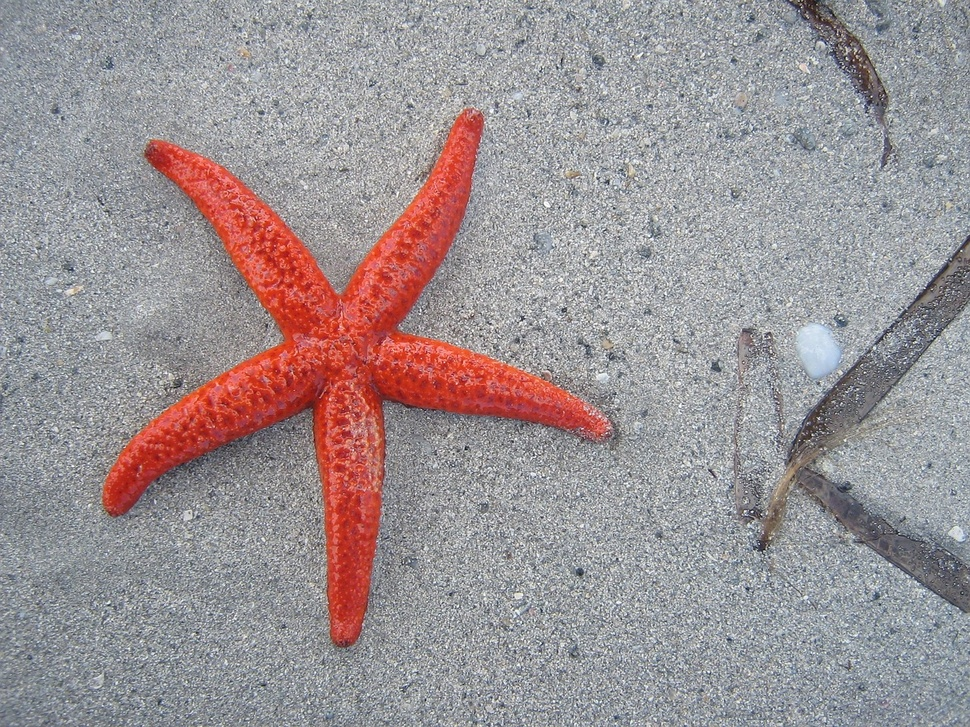
#> input picture starfish_1280_960.jpg, 970 x 727 px, shrunk from 1280 x 960 before the run
$ python segmentation_one.py
#> lines starting #> are read from the running program, lines starting #| are printed output that depends on the picture; after the words box and inside, x2 and y2 are one past the last pixel; in counts of white or black regions, pixels touching at a corner belong together
import cv2 as cv
import matplotlib.pyplot as plt
import numpy as np
import random as rng

src = cv.imread(cv.samples.findFile('starfish_1280_960.jpg', 1))
#> src is the input picture: shape (727, 970, 3); mean B, G, R 148.6, 146.1, 156
if src is None:
    print('Could not open or find the Image')
    exit(0)

gray_image = cv.cvtColor(src, cv.COLOR_BGR2GRAY)
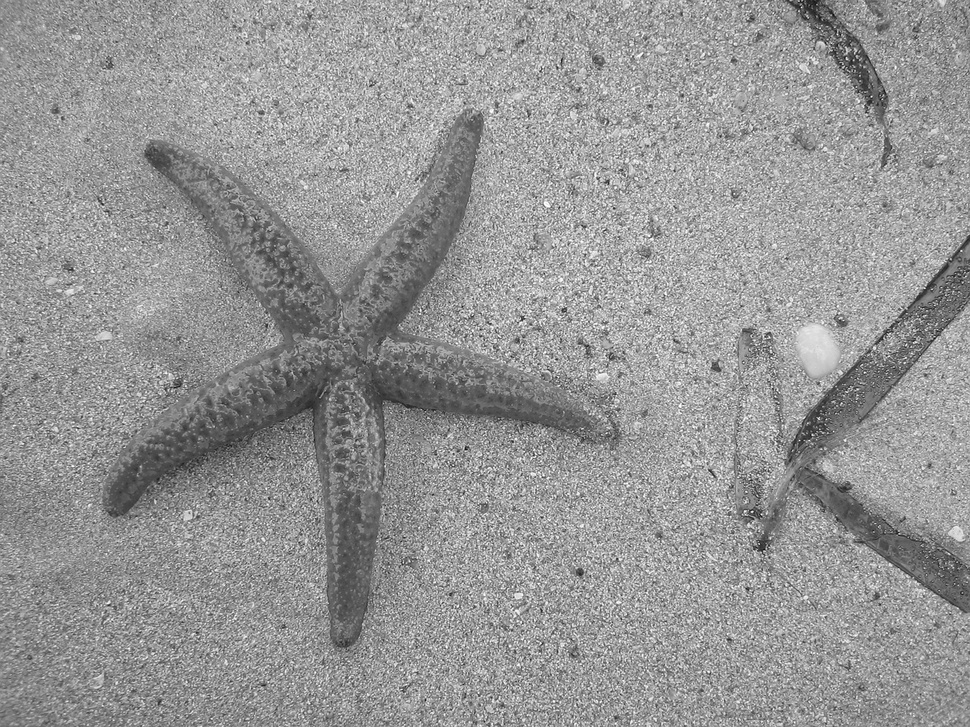
#> gray_image: shape (727, 970); min 9, max 255, mean 149.4
ret, threshold = cv.threshold(gray_image, 0, 255, cv.THRESH_BINARY_INV + cv.THRESH_OTSU)
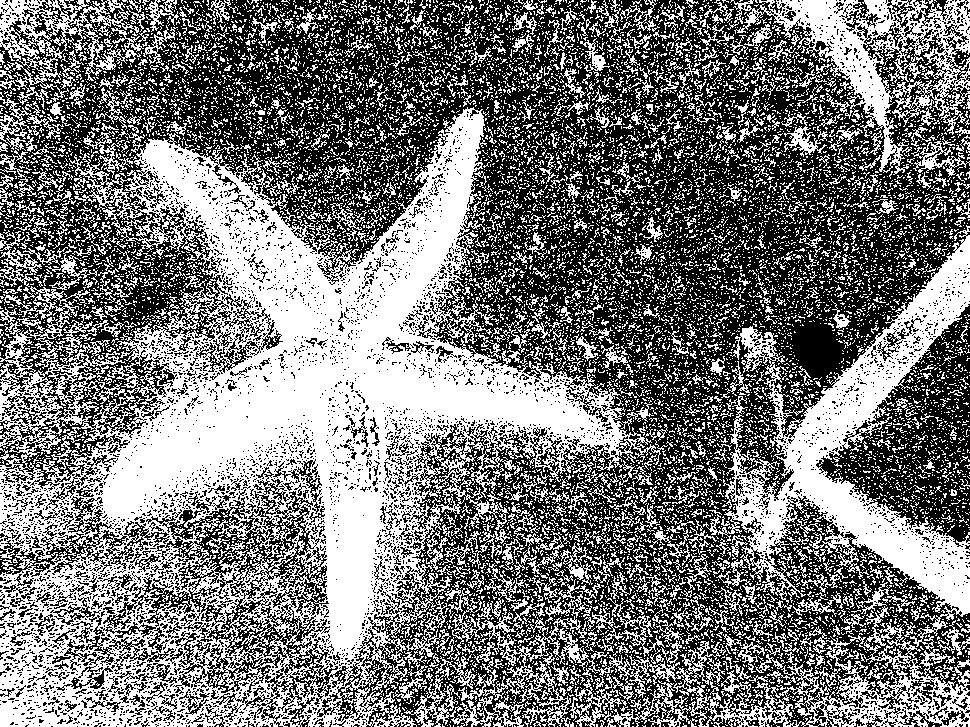
#> threshold: shape (727, 970); 46.9% white; 13190 white regions (12241 under 20 px), largest, box (x1, y1, x2, y2) and area: (0, 107, 668, 727) 164737, (452, 225, 970, 727) 42760, (730, 0, 970, 175) 12101
#> ret = 147

hsv = cv.cvtColor(src, cv.COLOR_BGR2HSV)
#> hsv: shape (727, 970, 3); mean H, S, V 90.8, 31.2, 163
low_blue = np.array([55, 0, 0])
high_blue = np.array([118, 255, 255])
mask = cv.inRange(hsv, low_blue, high_blue)
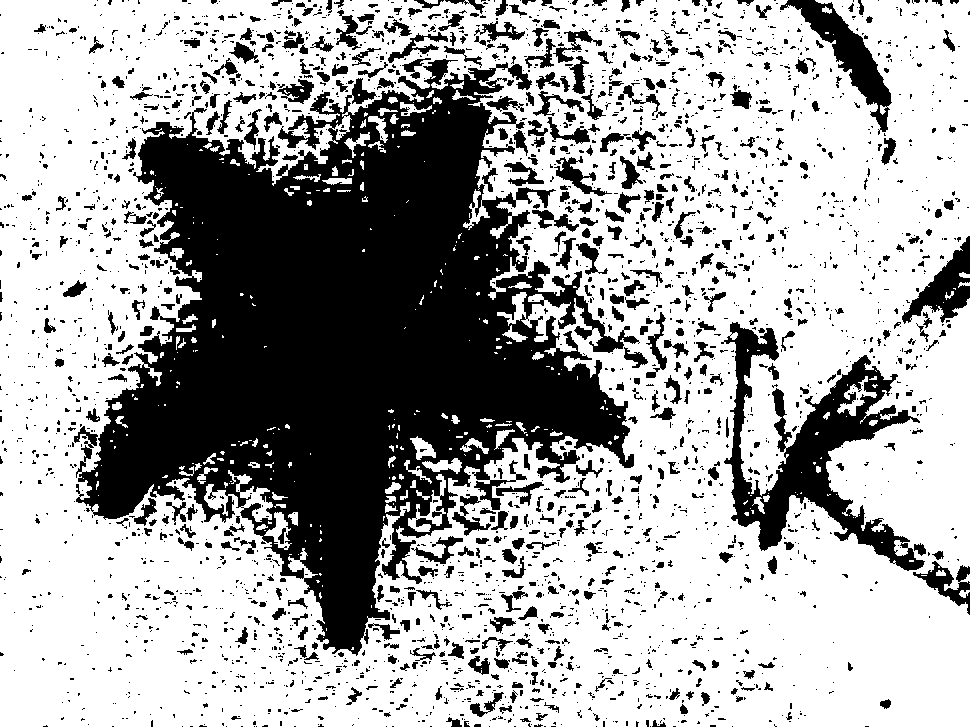
#> mask: shape (727, 970); 66.4% white; 2905 black regions (2299 under 20 px), largest, box (x1, y1, x2, y2) and area: (74, 59, 640, 656) 160970, (721, 322, 925, 571) 14841, (780, 0, 892, 135) 3783

kernel = np.ones((3, 3), np.uint8)
opening = cv.morphologyEx(hsv, cv.MORPH_OPEN, kernel, iterations=3)
#> opening: shape (727, 970, 3); mean H, S, V 74.4, 24, 126.1
closing = cv.morphologyEx(opening, cv.MORPH_CLOSE, kernel, iterations=60)
#> closing: shape (727, 970, 3); mean H, S, V 115.3, 38.2, 151
cv.imwrite('closing_image.jpg', closing)

sure_bg = cv.dilate(closing, kernel, iterations=10)
#> sure_bg: shape (727, 970, 3); mean H, S, V 117.3, 45.6, 154.5

#> (the run stopped early here; a loop or call above may not have finished)
